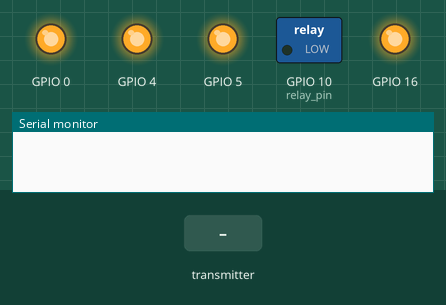
The sketch below on a simulated ESP8266 (NodeMCU). Parts: switched loads named in the sketch (green lamp = pin HIGH), output pins drawn as LEDs (lit = HIGH), the last lines printed to the serial monitor. Inputs (shaded band) come from the test bench. Random numbers use the default seed unless the sketch sets one.

Above: at 1.2 s.
1.3 s: the transmitter starts sending id = 0
At 2.2 s:
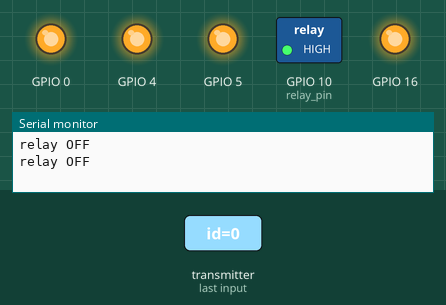
2.8 s: the transmitter starts sending relay = 1
At 3.3 s:
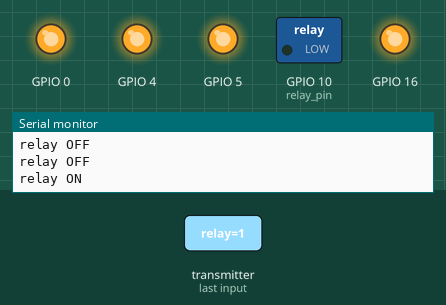
Timing chart, 0 to 5.8 s (numbered marks = the images above; inputs shaded):
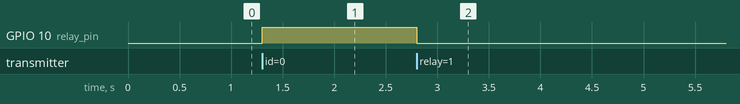

The sketch:

ESP-NOW_SSI_Board.ino
```cpp
#include <ESP8266WiFi.h>
#include <espnow.h>
#include <Adafruit_Sensor.h>

#define relay_pin 10
#define BOARD_ID 1 //board 1

// REPLACE WITH THE MAC Address of your receiver
uint8_t broadcastAddress[] = {0xCC, 0x50, 0xE3, 0x46, 0x7B, 0x2F};// oshadha(server)- CC:50:E3:46:7B:2F  {0xCC, 0x50, 0xE3, 0x46, 0x7B, 0x2F}
                                                                  // sithum(b_Add1) - 48:55:19:00:75:FF  {0x48, 0x55, 0x19, 0x00, 0x75, 0xFF}
                                                                  // universal - {0xFF, 0xFF, 0xFF, 0xFF, 0xFF, 0xFF}

int relay = 0;

// Updates DHT readings every 10 seconds
const long interval = 500;

// Variable to store if sending data was successful
String success;

//Structure example to send data
//Must match the receiver structure

typedef struct struct_instruction {
    int id;
    int x;
    int y;
} struct_instruction;

// Create a struct_message called SendReadings to hold sensor readings
struct_instruction SendReadings;

typedef struct struct_message {
    int id;
    int relay;
    int led;
} struct_message;

// Create a struct_message called myData
struct_message myData;

// Create a structure to hold the readings from each board
struct_message board1;
struct_message board2;

// Create an array with all the structures
struct_message boardsStruct[2] = {board1, board2};

// Callback function that will be executed when data is received
void OnDataRecv(uint8_t * mac_addr, uint8_t *incomingData, uint8_t len) {
  char macStr[18];
  snprintf(macStr, sizeof(macStr), "%02x:%02x:%02x:%02x:%02x:%02x",
           mac_addr[0], mac_addr[1], mac_addr[2], mac_addr[3], mac_addr[4], mac_addr[5]);
  memcpy(&myData, incomingData, sizeof(myData));

  //boardsStruct[myData.id-1].x = myData.relay;
  //boardsStruct[myData.id-1].y = myData.led;
  relay = myData.relay;

  if (relay==1){
    digitalWrite(relay_pin,LOW);
    Serial.println("relay ON");
    relay=0;
    delay(1000);
  }
  else{
    digitalWrite(relay_pin,HIGH);
    Serial.println("relay OFF");
  }

}


void setup() {
  // Init Serial Monitor
  Serial.begin(115200);

  // Set device as a Wi-Fi Station
  WiFi.mode(WIFI_STA);
  WiFi.disconnect();

  // Init ESP-NOW
  if (esp_now_init() != 0) {
    Serial.println("Error initializing ESP-NOW");
    return;
  }

  // Set ESP-NOW Role
  esp_now_set_self_role(ESP_NOW_ROLE_COMBO);

  // Register peer
  esp_now_add_peer(broadcastAddress, ESP_NOW_ROLE_COMBO, 1, NULL, 0);

  // Register for a callback function that will be called when data is received
  esp_now_register_recv_cb(OnDataRecv);

  pinMode(relay_pin,OUTPUT);
  pinMode(16,OUTPUT);
  pinMode(5,OUTPUT);
  pinMode(4,OUTPUT);
  pinMode(0,OUTPUT);

  digitalWrite(16,HIGH);
  digitalWrite(5,HIGH);
  digitalWrite(4,HIGH);
  digitalWrite(0,HIGH);

}

void loop() {
    int val= random(10, 15);
    SendReadings.id = BOARD_ID;
    SendReadings.x = (val+1);
    SendReadings.y = val;

    // Send message via ESP-NOW
    esp_now_send(broadcastAddress, (uint8_t *) &SendReadings, sizeof(SendReadings));
    delay(500);
}
```

Measured:
- after the input at 1.3 s, GPIO 10 (relay_pin): LOW → HIGH at once
- after the input at 2.8 s, GPIO 10 (relay_pin): HIGH → LOW at once
